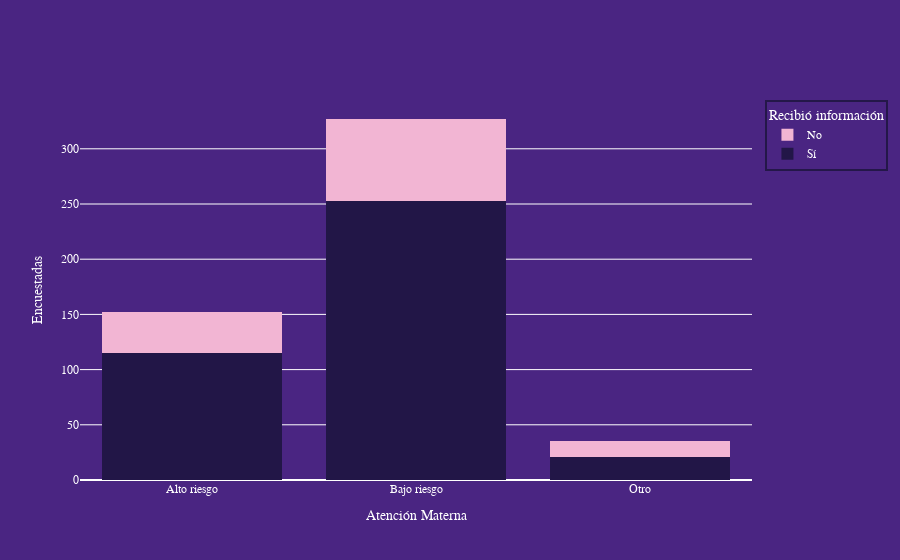

The code cell stored with this chart in its notebook:
### Code cell
atencion = [
    'Alto riesgo',
    'Bajo riesgo',
    'Otro'
]

fig = go.Figure(data=[
    go.Bar(name='Sí', x=atencion, y=informacion.iloc[0, 1:4], marker_color='#221647', marker_line_width=0),
    go.Bar(name='No', x=atencion, y=informacion.iloc[1, 1:4], marker_color='#f2b5d3', marker_line_width=0)
])

# Change the bar mode
fig.update_layout(
    barmode='stack', 
    xaxis_title='Atención Materna', 
    yaxis_title='Encuestadas',
    paper_bgcolor='#4A2582',
    plot_bgcolor='#4A2582',
    font_color = 'white', 
    font_family='Arial',
    legend_bgcolor='#4A2582',
    legend_bordercolor='#241749',
    legend_borderwidth=2,
    legend_font_color='white',
    legend_title="Recibió información",
    legend_title_side='top',
    hoverlabel_font_family='Arial',
    modebar_remove=['lasso', 'autoscale', 'zoom', 'pan', 'zoomin', 'zoomout', 'select', 'reset', 'resetscale', 'toimage'],
    )

fig.show()

fig.write_html(f'{figures}/informacion_embarazo_atencion.html')

### Figure 1 — Plotly figure (JSON) as saved in the notebook; plotly's stock layout.template omitted (floating-point values rounded to 4 significant figures)
{"data": [{"marker": {"color": "#221647", "line": {"width": 0}}, "name": "Sí", "type": "bar", "x": ["Alto riesgo", "Bajo riesgo", "Otro"], "y": [115, 253, 21]}, {"marker": {"color": "#f2b5d3", "line": {"width": 0}}, "name": "No", "type": "bar", "x": ["Alto riesgo", "Bajo riesgo", "Otro"], "y": [37, 74, 14]}], "layout": {"barmode": "stack", "font": {"color": "white", "family": "Arial"}, "hoverlabel": {"font": {"family": "Arial"}}, "legend": {"bgcolor": "#4A2582", "bordercolor": "#241749", "borderwidth": 2, "font": {"color": "white"}, "title": {"side": "top", "text": "Recibió información"}}, "modebar": {"remove": ["lasso", "autoscale", "zoom", "pan", "zoomin", "zoomout", "select", "reset", "resetscale", "toimage"]}, "paper_bgcolor": "#4A2582", "plot_bgcolor": "#4A2582", "xaxis": {"title": {"text": "Atención Materna"}}, "yaxis": {"title": {"text": "Encuestadas"}}}}
